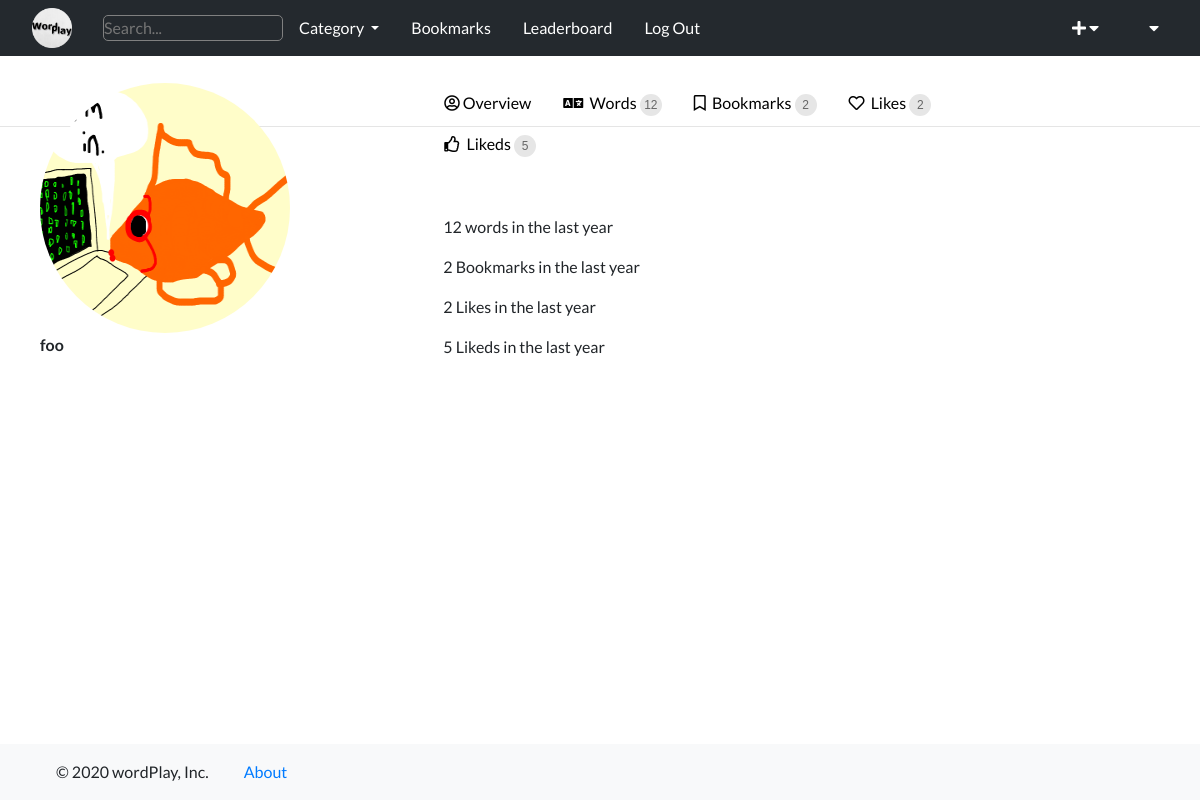
Screenshot of /wordPlay/foo (signed in) with the database file from the repository.
### wordPlay/models.py (models this page shows)
class User(AbstractUser):
    image = models.ImageField(upload_to="profiles/", blank=True, null=True)
    word_count = models.IntegerField(default=0)

### wordPlay/views.py (the view, shortened to what this page needs)
# urls.py: path("<str:username>", views.profile, name="profile"),
@login_required
def profile(request, username):
    try:
        user = User.objects.get(username=username)
    except User.DoesNotExist:
        pass
    return render(
        request,
        "wordPlay/profile.html",
        {
            "update_user": UpdateUser(),
            "user": user,
        },
    )

### wordPlay/models.py
class UpdateUser(ModelForm):
    class Meta:
        model = User
        fields = ["image"]

### wordPlay/templatetags/word_extras.py (called while the page is built)
@register.simple_tag
def category():
    categories = Category.objects.all()
    return categories

### wordPlay/templates/wordPlay/profile.html (shortened to what this page needs)
{% extends 'wordPlay/index.html' %}
{% load static %}
{% load word_extras %}
{% block body %}
<div class="upper-container profile-container">
    <hr id="upper-hr">
</div>
<div class="profile">
    <div class="container grid">
        <div class="edit-profile">
            <div class="personal-details">
                {% if user.image %}
                <img class="profile-image" src="{{ user.image.url }}" alt="" width="250px" height="250px"><br>
                {% endif %}
            </div>
            <div>
                <p><strong>{{ user }}</strong></p>
            </div>
        </div>
        {% count as count %}
        <div class="profile-details">
            <div class="tabs">
                <ul class="profile-items nav">
                    <li class="nav-item">
                        <a class="nav-link overview-link" href="{% url 'profile' user %}"><i
                                class="far fa-user-circle"></i>Overview</a>
                    </li>
                    <li class="nav-item">
                        <a class="nav-link" href="{% url 'words_view' user %}">
                            <i class="fas fa-language"></i>
                            Words <div class="numberCircle">{{ count.count }}</div>
                        </a>
                    </li>
                    <li class="nav-item">
                        <a class="nav-link" href="{% url 'bookmarks_view' user %}">
                            <i class="far fa-bookmark"></i>
                            Bookmarks <span class="numberCircle bookmarkCircle">{{ count.bookmark_count }}</span>
                        </a>
                    </li>
                    <li class="nav-item" id="likes-view">
                        <a class="nav-link" href="{% url 'likes_view' user %}">
                            <i class="far fa-heart"></i>
                            Likes <span class="numberCircle likeCircle">{{ count.like_count }}</span>
                        </a>
                    </li>
                    <li class="nav-item">
                        <a class="nav-link" href="{% url 'likeds_view' user %}">
                            <i class="far fa-thumbs-up"></i>
                            Likeds <span class="numberCircle">{{ count.liked_count }}</span>
                        </a>
                    </li>
                </ul>
                {% block overview %}
                <div class="overview">
                    <p>{{ count.count }} words in the last year</p>
                    <p>{{ count.bookmark_count }} Bookmarks in the last year</p>
                    <p>{{ count.like_count }} Likes in the last year</p>
                    <p>{{ count.liked_count }} Likeds in the last year</p>
                </div>
                {% endblock %}
            </div>
        </div>
    </div>
</div>
{% endblock %}

### wordPlay/static/wordPlay/styles.css (style rules this page uses)
:root { --primary-color: #24292e; --link--color: #007bff; }
* { box-sizing: border-box; padding: 0; margin: 0; }
body { font-family: "Lato", sans-serif; }
ul { list-style-type: none; }
a { text-decoration: none; }
.container { max-width: 1350px; margin: 0 auto; overflow: auto; padding: 0 40px; }
.my-words, .edit-profile { width: 70%; }
.profile-items { width: 80%; }
.tabs { margin-left: 15px; margin-bottom: 80px; }
.profile-image { border-radius: 50%; }
.profile .grid { display: grid; grid-template-columns: 1fr 2fr; }
.profile-container { margin-top: 70px; }
.profile { margin-top: -60px; }
.profile-items a { color: black; }
.profile-details i { margin-right: 3px; }
.overview { margin-left: 15px; margin-top: 50px; }
.edit-profile { margin-right: 50px; }
.numberCircle { border-radius: 50%; width: 22px; height: 22px; padding: 4px; background: #e6e6e6; border: none; color: #666; text-align: center; font: 12px Arial, sans-serif; display: inline-block; }

### rows the page displays
User: image (picture), username "foo"

### other values shown
{{ count.count }} "12"
{{ count.bookmark_count }} "2"
{{ count.like_count }} "2"
{{ count.liked_count }} "5"
